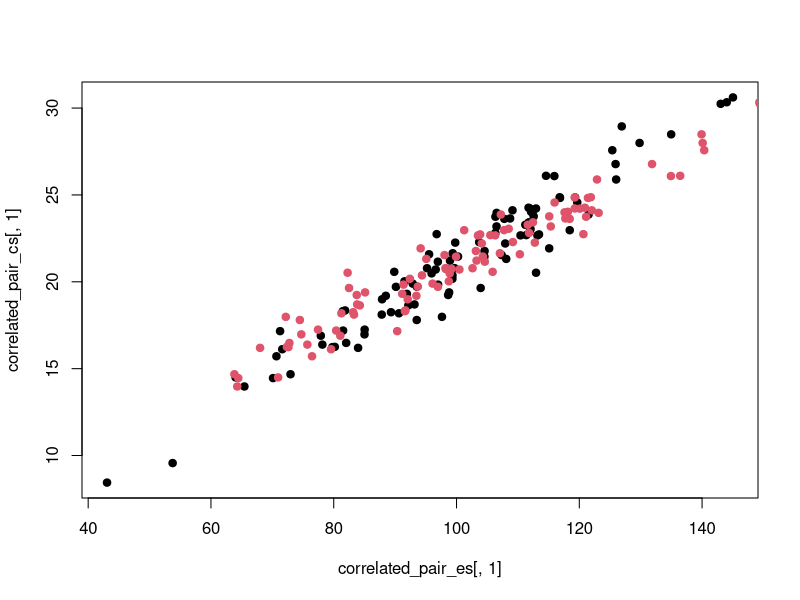
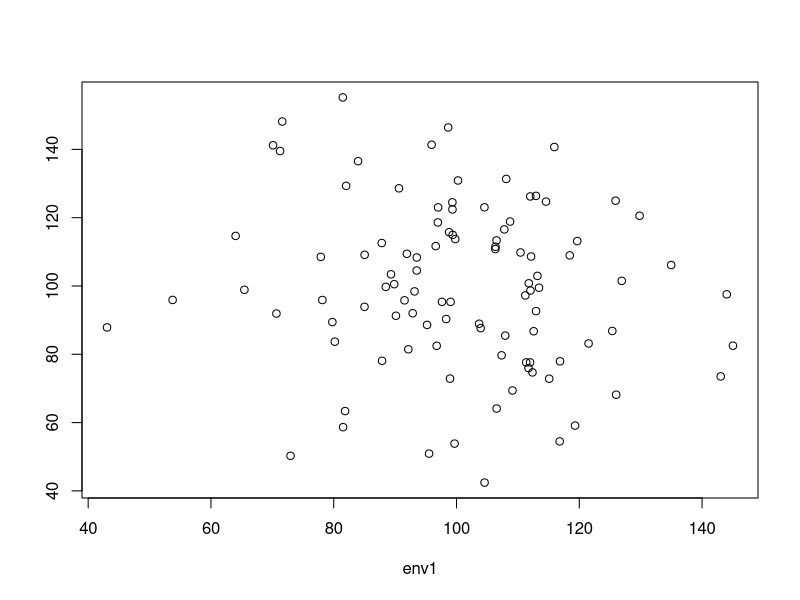
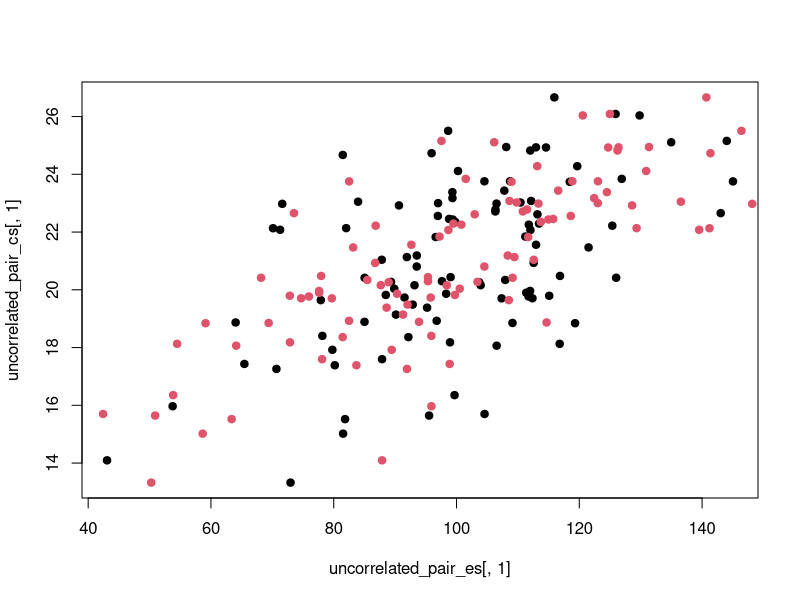

These figures' R source, in order:
library(MASS)

env1 <- rnorm(100, 100, 20)
env_cor <- env1 + rnorm(100, 1, 10)
correlated_pair_es <- cbind(env1, env_cor)
alpha_intra <- 0.1
alpha_inter <- .05
# correlated_pair_cs <- cbind(1+alpha_intra*correlated_pair_es[,1] + alpha_inter*correlated_pair_es[,2], 
#                             1+alpha_intra*correlated_pair_es[,2] + alpha_inter*correlated_pair_es[,1])

correlated_pair_cs <- cbind(1+alpha_intra*rowSums(correlated_pair_es),
                            1+alpha_intra*rowSums(correlated_pair_es))

plot(correlated_pair_cs[,1]~correlated_pair_es[,1], pch = 19)
points(correlated_pair_cs[,2]~correlated_pair_es[,2], pch = 19, col = 2)


uncorrelated_pair_es <- cbind(env1, rnorm(100, 100, 25))
plot(uncorrelated_pair_es)
cor(uncorrelated_pair_es)
# uncorrelated_pair_cs <- cbind((1+alpha_intra*uncorrelated_pair_es[,1]) + alpha_inter*uncorrelated_pair_es[,2], 
#                               (1+alpha_intra*uncorrelated_pair_es[,2]) + alpha_inter*uncorrelated_pair_es[,1])

uncorrelated_pair_cs <- cbind(1+alpha_intra*rowSums(uncorrelated_pair_es),
                              1+alpha_intra*rowSums(uncorrelated_pair_es))

plot(uncorrelated_pair_cs[,1]~uncorrelated_pair_es[,1], pch = 19)
points(uncorrelated_pair_cs[,2]~uncorrelated_pair_es[,2], pch = 19, col = 2)

cov(uncorrelated_pair_es[,1], uncorrelated_pair_cs[,1])
cov(uncorrelated_pair_es[,2], uncorrelated_pair_cs[,2])

cov(correlated_pair_es[,1], correlated_pair_cs[,1])
cov(correlated_pair_es[,2], correlated_pair_cs[,2])
